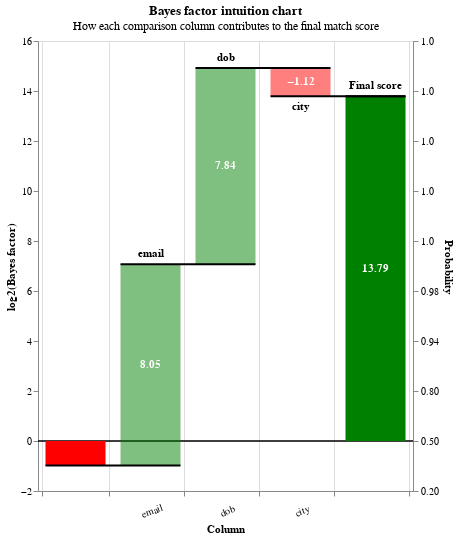

Notebook code for this chart:
### Markdown cell above
You can  generate a chart report which explains how the match probability was computed for an individual comparison row.  

Note that you need to convert the row to a dictionary for this to work

This uses the Bayes factor to show the relative influence on the final match probability of the λ parameter, and each comparison column for an individual comparison row.

Columns that have no influence on the match score (due to missing data) are not shown.

### Code cell
from splink.intuition import bayes_factor_intuition_chart
sample = df_e.toPandas().sample(1)
row_dict = sample.to_dict(orient="records")[0]
display(sample)
bayes_factor_intuition_chart(row_dict, model)

### Figure 1 — Vega-Lite specification as saved in the notebook (floating-point values rounded to 4 significant figures)
{"$schema": "https://vega.github.io/schema/vega-lite/v4.8.1.json", "config": {"view": {"continuousHeight": 300, "continuousWidth": 400}}, "data": {"name": "data-5e1bfe39994c44bf6b361b7df057082f"}, "datasets": {"data-5e1bfe39994c44bf6b361b7df057082f": [{"bayes_factor": 0.5063, "column_name": "Prior lambda", "gamma_column_name": "nan", "gamma_index": "nan", "index": 0, "level_name": "nan", "level_proportion": "nan", "log2_bayes_factor": -0.9819, "m_probability": "nan", "max_gamma_index": "nan", "num_levels": "nan", "u_probability": "nan", "value_l": "nan", "value_r": "nan"}, {"bayes_factor": 265.6, "column_name": "email", "gamma_column_name": "gamma_email", "gamma_index": 1, "index": 1, "level_name": "level_1", "level_proportion": 0.1973, "log2_bayes_factor": 8.053, "m_probability": 0.5827, "max_gamma_index": 1, "num_levels": 2, "u_probability": 0.002194, "value_l": "samuelcampbell35@hebert.com", "value_r": "samuelcampbell35@hebert.com"}, {"bayes_factor": 229.8, "column_name": "dob", "gamma_column_name": "gamma_dob", "gamma_index": 1, "index": 2, "level_name": "level_1", "level_proportion": 0.1362, "log2_bayes_factor": 7.844, "m_probability": 0.4017, "max_gamma_index": 1, "num_levels": 2, "u_probability": 0.001748, "value_l": "2018-09-24", "value_r": "2018-09-24"}, {"bayes_factor": 0.4592, "column_name": "city", "gamma_column_name": "gamma_city", "gamma_index": 0, "index": 3, "level_name": "level_0", "level_proportion": 0.7731, "log2_bayes_factor": -1.123, "m_probability": 0.4339, "max_gamma_index": 1, "num_levels": 2, "u_probability": 0.9449, "value_l": "Newcastle-upon-Tyne", "value_r": "NewcstaTe-upon-lyne"}, {"bayes_factor": 1, "column_name": "surname", "gamma_column_name": "gamma_surname", "gamma_index": -1, "index": 4, "level_name": "level_-1", "level_proportion": 1, "log2_bayes_factor": 0, "m_probability": 1, "max_gamma_index": 2, "num_levels": 3, "u_probability": 1, "value_l": "Campbell", "value_r": "None"}, {"bayes_factor": 14190.0, "column_name": "Final score", "gamma_column_name": "nan", "gamma_index": "nan", "index": 5, "level_name": "nan", "level_proportion": "nan", "log2_bayes_factor": 13.79, "m_probability": "nan", "max_gamma_index": "nan", "num_levels": "nan", "u_probability": "nan", "value_l": "nan", "value_r": "nan"}]}, "height": 450, "layer": [{"layer": [{"encoding": {"color": {"value": "black"}, "size": {"value": 0.5}, "y": {"field": "zero", "type": "quantitative"}}, "mark": "rule"}, {"encoding": {"color": {"condition": {"test": "(datum.log2_bayes_factor < 0)", "value": "red"}, "value": "green"}, "opacity": {"condition": {"test": "datum.column_name == 'Prior lambda' || datum.column_name == 'Final score'", "value": 1}, "value": 0.5}, "tooltip": [{"field": "column_name", "title": "Comparison column", "type": "nominal"}, {"field": "value_l", "title": "Value (L)", "type": "nominal"}, {"field": "value_r", "title": "Value (R)", "type": "nominal"}, {"field": "gamma_index", "title": "Gamma level", "type": "nominal"}, {"field": "max_gamma_index", "title": "Max gamma level", "type": "nominal"}, {"field": "bayes_factor", "format": ".3r", "title": "Bayes factor", "type": "quantitative"}, {"field": "log2_bayes_factor", "format": ".3r", "title": "log2(Bayes factor)", "type": "quantitative"}, {"field": "prob", "format": ".3r", "title": "Adjusted match score", "type": "quantitative"}], "x": {"axis": {"grid": true, "labelAlign": "center", "labelAngle": -20, "labelExpr": "datum.value == 'Prior lambda' || datum.value == 'Final score' ? '' : datum.value", "labelPadding": 10, "tickBand": "extent", "title": "Column"}, "field": "column_name", "sort": null, "type": "nominal"}, "y": {"axis": {"grid": false, "orient": "left", "title": "log2(Bayes factor)"}, "field": "previous_sum", "type": "quantitative"}, "y2": {"field": "sum"}}, "mark": {"type": "bar", "width": 60}}, {"encoding": {"color": {"value": "white"}, "text": {"condition": {"field": "log2_bayes_factor", "format": ".2f", "test": "abs(datum.log2_bayes_factor) > 1", "type": "nominal"}, "value": ""}, "x": {"axis": {"labelAngle": 0, "title": "Column"}, "field": "column_name", "sort": null, "type": "nominal"}, "y": {"axis": {"orient": "left"}, "field": "center", "type": "quantitative"}}, "mark": {"fontWeight": "bold", "type": "text"}}, {"encoding": {"color": {"value": "black"}, "text": {"condition": {"field": "top_label", "test": "abs(datum.log2_bayes_factor) > 1", "type": "nominal"}, "value": ""}, "x": {"axis": {"labelAngle": 0, "title": "Column"}, "field": "column_name", "sort": null, "type": "nominal"}, "y": {"field": "sum_top", "type": "quantitative"}}, "mark": {"baseline": "bottom", "dy": -5, "fontWeight": "bold", "type": "text"}}, {"encoding": {"color": {"value": "black"}, "text": {"condition": {"field": "bottom_label", "test": "abs(datum.log2_bayes_factor) > 1", "type": "nominal"}, "value": ""}, "x": {"axis": {"labelAngle": 0, "title": "Column"}, "field": "column_name", "sort": null, "type": "nominal"}, "y": {"field": "sum_bottom", "type": "quantitative"}}, "mark": {"baseline": "top", "dy": 5, "fontWeight": "bold", "type": "text"}}]}, {"encoding": {"x": {"axis": {"labelAngle": 0, "title": "Column"}, "field": "column_name", "sort": null, "type": "nominal"}, "x2": {"field": "lead"}, "y": {"axis": {"labelExpr": "format(1 / (1 + pow(2, -1*datum.value)), '.2r')", "orient": "right", "title": "Probability"}, "field": "sum", "scale": {"zero": false}, "type": "quantitative"}}, "mark": {"color": "black", "strokeWidth": 2, "type": "rule", "x2Offset": 30, "xOffset": -30}}], "resolve": {"axis": {"y": "independent"}}, "title": {"subtitle": "How each comparison column contributes to the final match score", "text": "Bayes factor intuition chart"}, "transform": [{"filter": "(datum.bayes_factor !== 1.0)"}, {"frame": [null, 0], "window": [{"as": "sum", "field": "log2_bayes_factor", "op": "sum"}, {"as": "lead", "field": "column_name", "op": "lead"}]}, {"as": "sum", "calculate": "datum.column_name === \"Final score\" ? datum.sum - datum.log2_bayes_factor : datum.sum"}, {"as": "lead", "calculate": "datum.lead === null ? datum.column_name : datum.lead"}, {"as": "previous_sum", "calculate": "datum.column_name === \"Final score\" || datum.column_name === \"Prior lambda\" ? 0 : datum.sum - datum.log2_bayes_factor"}, {"as": "top_label", "calculate": "datum.sum > datum.previous_sum ? datum.column_name : \"\""}, {"as": "bottom_label", "calculate": "datum.sum < datum.previous_sum ? datum.column_name : \"\""}, {"as": "sum_top", "calculate": "datum.sum > datum.previous_sum ? datum.sum : datum.previous_sum"}, {"as": "sum_bottom", "calculate": "datum.sum < datum.previous_sum ? datum.sum : datum.previous_sum"}, {"as": "center", "calculate": "(datum.sum + datum.previous_sum) / 2"}, {"as": "text_log2_bayes_factor", "calculate": "(datum.log2_bayes_factor > 0 ? \"+\" : \"\") + datum.log2_bayes_factor"}, {"as": "dy", "calculate": "datum.sum < datum.previous_sum ? 4 : -4"}, {"as": "baseline", "calculate": "datum.sum < datum.previous_sum ? \"top\" : \"bottom\""}, {"as": "prob", "calculate": "1. / (1 + pow(2, -1.*datum.sum))"}, {"as": "zero", "calculate": "0*datum.sum"}], "width": {"step": 75}}
